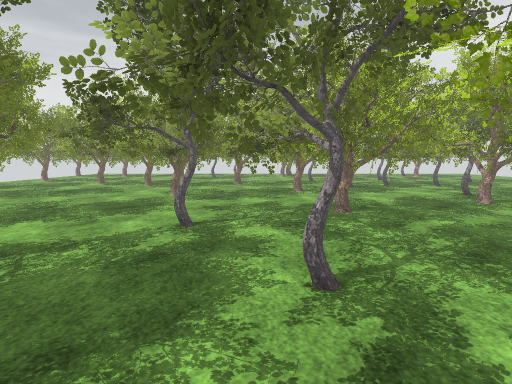
[1] (above)

24 first-person views from a walk through a Unity game level. The camera is 1.5 m above the floor, tilts 6° down and sees 80° across. The floor is counted in squares, 1 m on a side. Each view is taken from the middle of a square. On the plan, view 1 faces up. The plan holds only what a view shows up to about 15 squares ahead; the rest is blank. The place goes on beyond the plan. Some surface patterns are stand-ins.

[2]
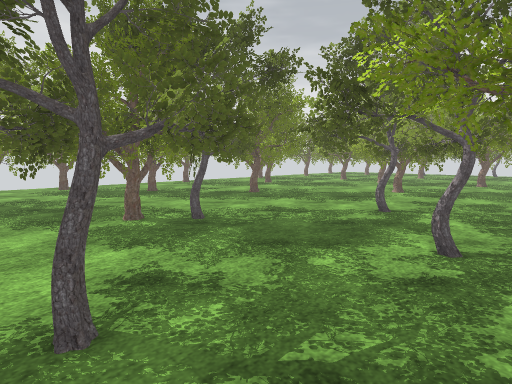

[3]
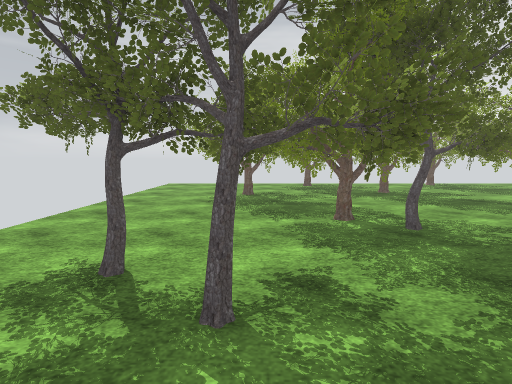

[4]
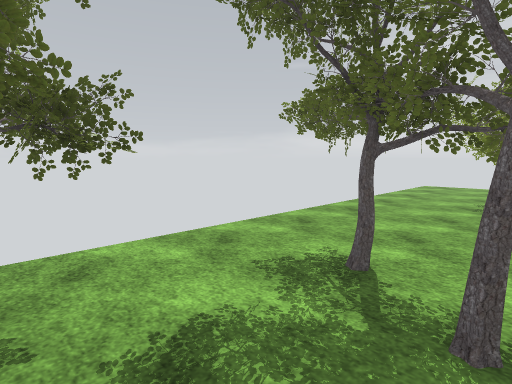

[5]
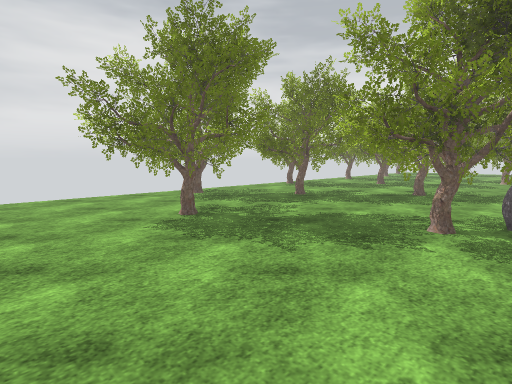

[6]
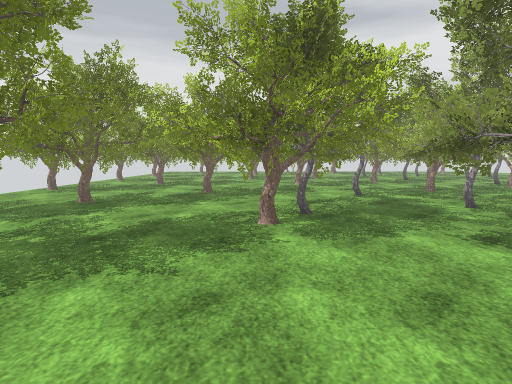

[7]
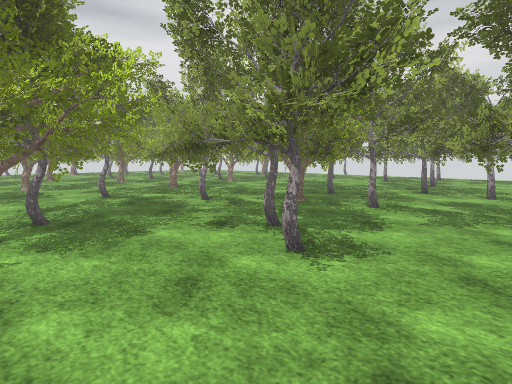

[8]
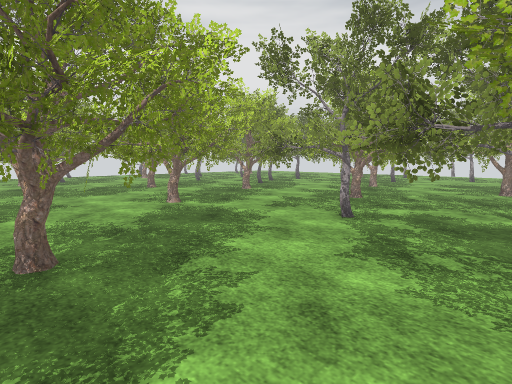

[9]
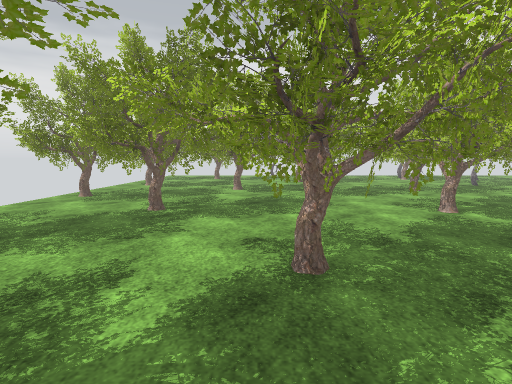

[10]
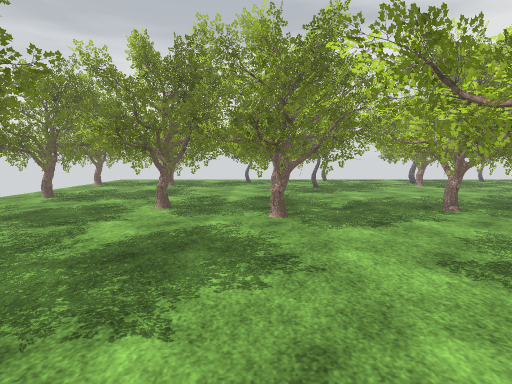

[11]
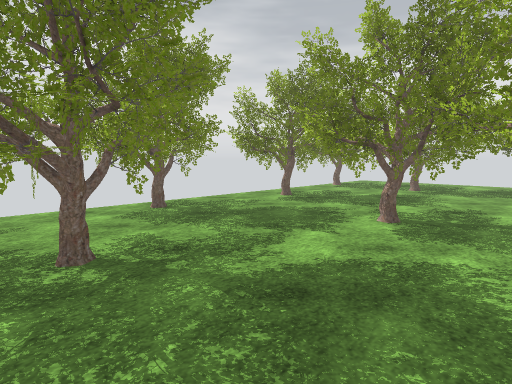

[12]
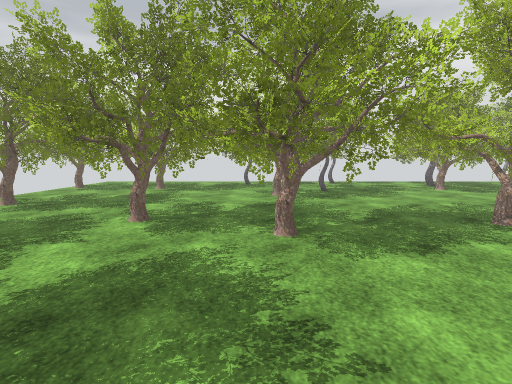

[13]
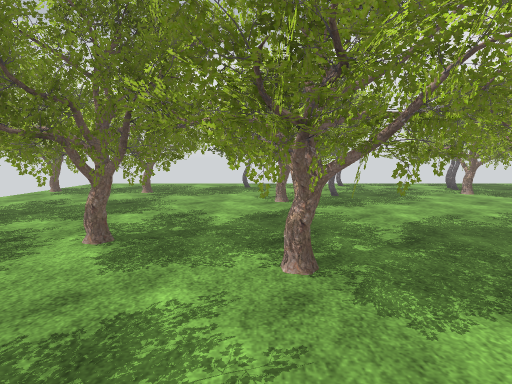

[14]
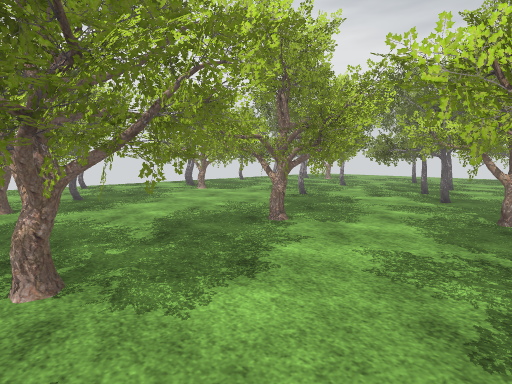

[15]
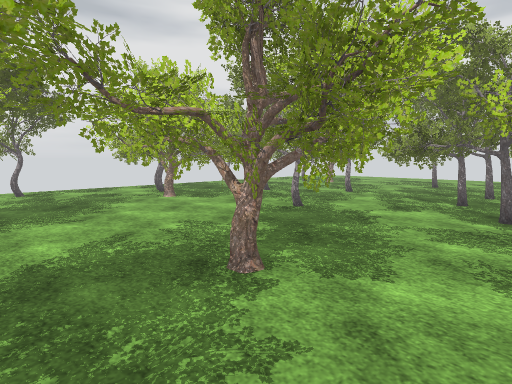

[16]
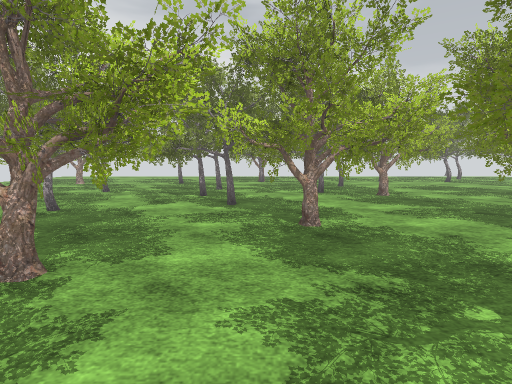

[17]
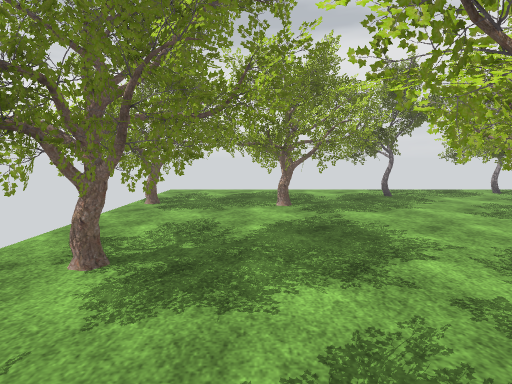

[18]
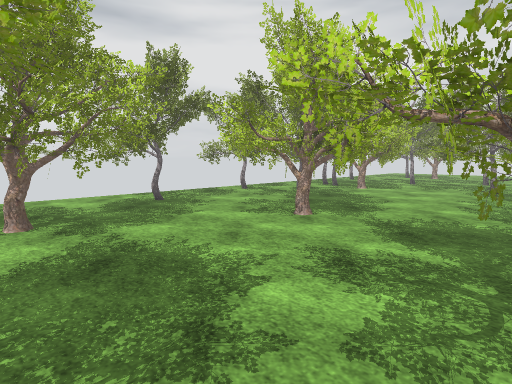

[19]
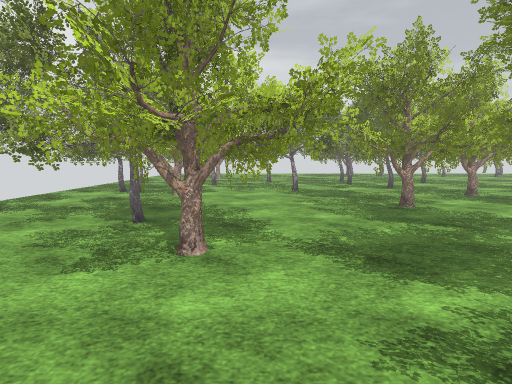

[20]
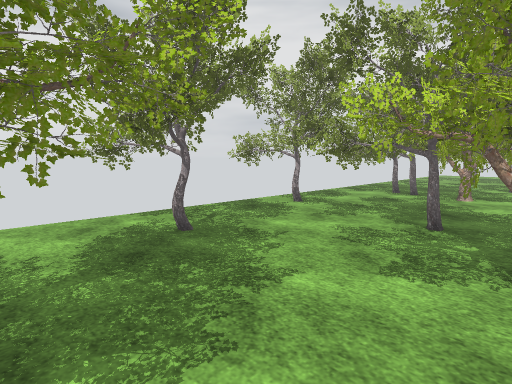

[21]
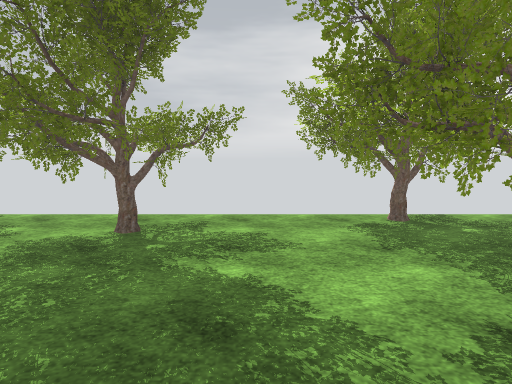

[22]
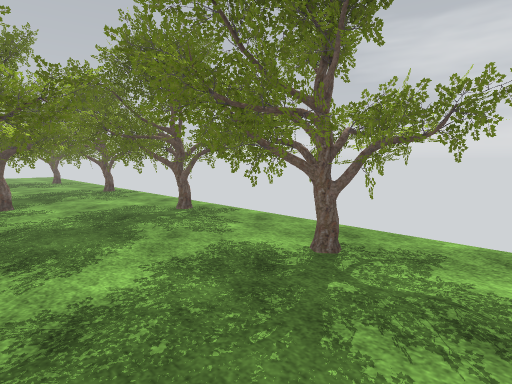

[23]
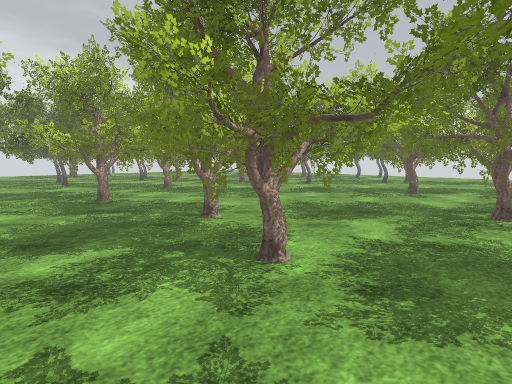

[24]
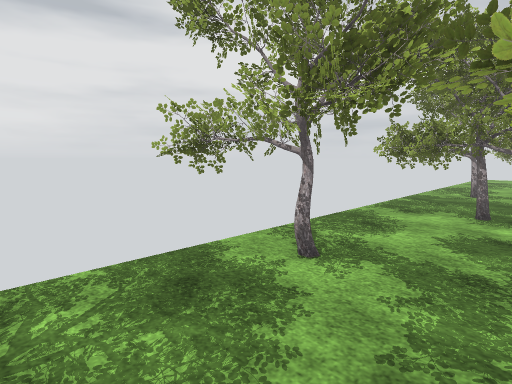

### Floor plan
Key: @ floor where view 1 was taken; # wall or solid block; . floor; O other object.
Columns run from 19 left of view 1 to 6 right of it. Each row starts with its distance up from view 1.
 34                OOO
 33   ........OO ...OOO...O
 32   ........OOO....O...OOO
 31    ...  ..OOO...O....OOO
 30   OOO.O   OO...O.... OOO
 29  OOOOOOOOOO...OOO... OO
 28  OOOOOOOOO.....OO...OOOO O
 27  OOO.OOOOO..O..O ...OOOOOO
 26  OO....OO..OOOO..... OOO
 25   ..........OOOO.....O O
 24   OOO......OOOOO......OO
 23  OOOOO......O.O........OO
 22  OOOOOO.O..............O
 21    OOO..OO#......OO..OO
 20   .OO..OOOOOOO..OOOOO O
 19   .....OOOOOOOO..OOOO .OO
 18   OOO...OOOOOOO.OOOOOO.OOO
 17 OOOOO....O. OOOO.OOOOO OOO
 16  OOOOO......OO..... OOOOO
 15   OOOOOO ......O...OOOOOO
 14   OOOOOOO....OOOOO.OOOOOO
 13   ..OOOOOO....OOOO..OOOO
 12       OOOO....OOOOO..O ..O
 11   OO  OO ......OO... OO OO
 10   OOOO  ..O....O...  OOO.O
  9  OOOOO .OOOOO ..OOOOOOOOO
  8   OOO  .OOOOOO...OO OOOOOO
  7   O       OOOO...OO OOOO
  6       OOO OO....O. O O
  5      OOOO....OO....OOO..OO
  4     O OOOO...OO#...OOO.. O
  3    OO OOO...OOOO...OOOO
  2    OOO O...OOOOO..OOOOO
  1   OOOO .....OOOO.OOO.OOO
  0   .OO  OOO..OOOO OO@.OOOO
 -1   ....OOOO...O.OOOO ..OOO
 -2   ....OOOOO......OO...OO
 -3   .....OO.......OO...OO..
 -4   .....O.......OO...OO...
 -5   .................OOOO..
 -6      ................O
 -7                     O
 -8                    OO

Positions as (right, up) in squares from view 1, and headings:
1: (0, 0), facing up
2: (2, -2), facing up-left
3: (2, -1), facing left
4: (2, -1), facing down-left
5: (-4, -6), facing up-left
6: (-6, -6), facing up
7: (-6, -6), facing up-right
8: (-9, 3), facing up-right
9: (-9, 4), facing up
10: (-7, 10), facing up
11: (-7, 12), facing up-left
12: (-7, 12), facing up
13: (-7, 14), facing up
14: (-7, 14), facing up-right
15: (-4, 16), facing up-right
16: (-5, 16), facing right
17: (-13, 18), facing up
18: (-13, 20), facing up-right
19: (-11, 24), facing right
20: (-11, 25), facing up-right
21: (-9, 25), facing left
22: (-11, 25), facing down-left
23: (-13, 23), facing down-right
24: (-6, 29), facing up-right
